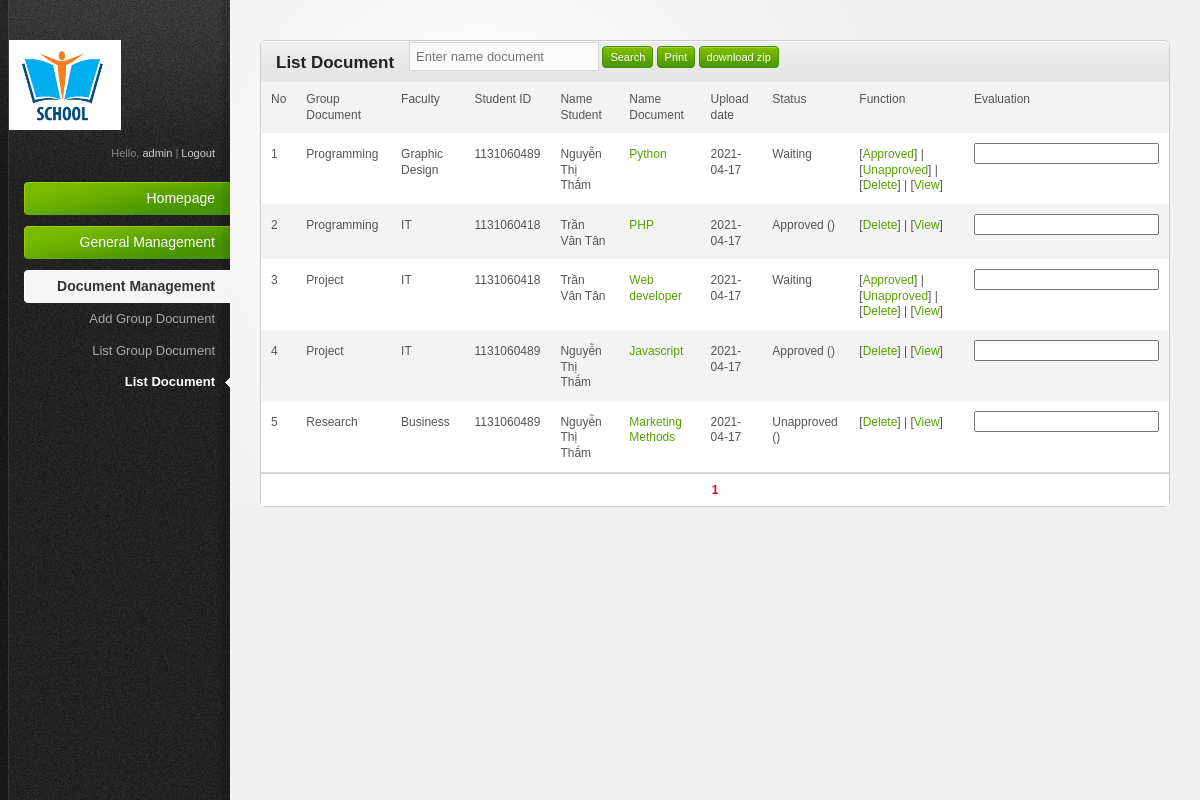
The page /admin/index.php?act=document (signed in) on the database its author committed.
### tables this page shows
CREATE TABLE IF NOT EXISTS `tbl_document` (
  `id` int(11) NOT NULL AUTO_INCREMENT,
  `id_groupDoc` int(11) NOT NULL,
  `id_faculty` int(11) NOT NULL,
  `studentID` varchar(20) NOT NULL,
  `title` varchar(100) NOT NULL,
  `uploadDate` date NOT NULL,
  `document` varchar(300) NOT NULL,
  `image` varchar(300) NOT NULL,
  `status` varchar(20) NOT NULL,
  `adminID` varchar(20) NOT NULL,
  `description` varchar(300) NOT NULL,
  PRIMARY KEY (`id`)
);

CREATE TABLE IF NOT EXISTS `tbl_groupDoc` (
  `id` int(11) NOT NULL AUTO_INCREMENT,
  `name` varchar(50) NOT NULL,
  PRIMARY KEY (`id`)
);

CREATE TABLE IF NOT EXISTS `tbl_faculty` (
  `id` int(11) NOT NULL AUTO_INCREMENT,
  `name` varchar(50) NOT NULL,
  PRIMARY KEY (`id`)
);

CREATE TABLE IF NOT EXISTS `tbl_student` (
  `studentID` varchar(20) NOT NULL,
  `password` varchar(300) NOT NULL,
  `id_faculty` int(11) NOT NULL,
  `fullname` varchar(50) NOT NULL,
  `dob` date NOT NULL,
  `phoneNum` varchar(15) NOT NULL,
  `email` varchar(30) NOT NULL,
  PRIMARY KEY (`studentID`)
);

### admin/modules/document/list.php (the view, shortened to what this page needs)
<div class="content-box-header">
	<h3>List Document</h3>
	<form>
		<?php if($_SESSION['roles']=="Admin" || $_SESSION['roles']=="Coordinator"){ ?>
		<input placeholder='Enter name document' name="name" id="searchFile"/>
		<input type="submit" value="Search" class="button">
		<?php } ?>
		<a target="_blank" href="printDocument.php?"><input type="button" value="Print" class="button"></a>
		<a target="_blank" href="downloadzip.php?"><input type="button" value="download zip" class="button"></a>
	</form>
</div>
<table>
	<tr>
		<td>No</td>
		<td>Group Document</td>
		<td>Faculty</td>
		<td>Student ID</td>
		<td>Name Student</td>
		<td>Name Document</td>
		<td>Upload date</td>
		<td>Status</td>
		<td>Function</td>
		<td>Evaluation</td>
	</tr>
<?php
$faculty_gv=$_SESSION['faculty_gv'];
if($_SESSION['roles']=="Admin" || $_SESSION['roles']=="Coordinator"){$morong=" "; $morong1="";}
else {$morong="DA.id_faculty=$faculty_gv and"; $morong1="where DA.id_faculty=$faculty_gv";}
if($_GET['id_faculty']){
	$sql="select NDA.name as 'nameGroup', CN.name as 'nameFaculty', DA.*, SV.fullname from tbl_document DA inner join tbl_groupDoc NDA on DA.id_groupDoc=NDA.id inner join tbl_faculty CN on DA.id_faculty=CN.id inner join tbl_student SV on SV.studentID=DA.studentID where $morong DA.studentID in (select studentID from tbl_student where id_faculty=$_GET[id_faculty]) order by DA.id desc";
}
else{
	$sql="select NDA.name as 'nameGroup', CN.name as 'nameFaculty', DA.*, SV.fullname from tbl_document DA inner join tbl_groupDoc NDA on DA.id_groupDoc=NDA.id inner join tbl_faculty CN on DA.id_faculty=CN.id inner join tbl_student SV on SV.studentID=DA.studentID $morong1 order by DA.id desc";
}
$qr=mysql_query($sql." limit $GLOBALS[vtbd], $GLOBALS[limit]");
$i=0;
while ($kq=mysql_fetch_array($qr)) {
	$i++;
	echo "<tr>";
		echo "<td>$i</td>";
		echo "<td>".$kq['nameGroup']."</td>";
		echo "<td>".$kq['nameFaculty']."</td>";
		echo "<td>".$kq['studentID']."</td>";
		echo "<td>".$kq['fullname']."</td>";
		echo "<td><a href='../upload/$kq[document]' target='_blank'>".$kq['title']."</a></td>";
		echo "<td>".$kq['uploadDate']."</td>";
		echo "<td>".$kq['status'];
		if($kq['status']!="Waiting"){
			$tv="select fullname from tbl_admin where adminID='$kq[adminID]'";
			$tv1=mysql_query($tv);
			$tv2=mysql_fetch_array($tv1);
			echo " ($tv2[fullname])</td><td>";
		}
		else{
			echo "</td>";
			echo "<td>[<a href='?act=document&mod=approvedDoc&id=$kq[id]&status=Approved'>Approved</a>] | [<a href='?act=document&mod=approvedDoc&id=$kq[id]&status=Unapproved'>Unapproved</a>] | ";
		}
			echo "[<a href='?act=document&mod=delete&id=$kq[id]' onclick='return checkDel()'>Delete</a>] | [<a href='?act=document&mod=seeSummary&id=$kq[id]'>View</a>]</td>";
			echo "<td><input name='evaluation".$kq[id]."' class='text-form'></td>";
	echo "</tr>";
}
?>
</table>
<?php
	if($_GET['id_faculty']) pageDivider("select count(*) from tbl_document where $morong studentID in (select studentID from tbl_student where id_faculty=$_GET[id_faculty])");
	elseif($_GET['name']) pageDivider("select count(*) from tbl_document where $morong title like'%$_GET[name]%'");
	else pageDivider("select count(*) from tbl_document DA $morong1");
?>

### admin/teamplates/css/style.css (style rules this page uses)
html { font-size: 100%; height: 100%; margin-bottom: 1px; }
body { font-family: Arial, Helvetica, sans-serif; color: #555; background: #f0f0f0 url('../images/bg-body.gif') top left repeat-y; font-size: 12px; }
h1, h2, h3, h4, h5, h6 { font-family: Helvetica, Arial, sans-serif; color: #222; font-weight: bold; }
h3 { font-size: 17px; padding: 0 0 10px 0; }
a { color: #57a000; text-decoration: none; }
.button { font-family: Verdana, Arial, sans-serif; display: inline-block; background: #459300 url('../images/bg-button-green.gif') top left repeat-x !important; border: 1px solid #459300 !important; padding: 4px 7px 4px 7px !important; color: #fff !important; font-size: 11px !important; cursor: pointer; }
.content-box-header { background: #e5e5e5 url('../images/bg-content-box.gif') top left repeat-x; margin-top: 1px; height: 40px; }
.content-box-header h3 { padding: 12px 15px 10px; float: left; }
#main-content table { width: 100%; border-collapse: collapse; }
#main-content tbody tr { background: #fff; }
#main-content tbody tr.alt-row { background: #f3f3f3; }
#main-content table td, #main-content table th { padding: 10px; line-height: 1.3em; }
form input, input.text-input, form select, form textarea, form .wysiwyg { padding: 6px; font-size: 13px; background: #fff url('../images/bg-form-field.gif') top left repeat-x; border: 1px solid #d5d5d5; color: #333; }

### admin/teamplates/css/invalid.css (style rules this page uses)
.button, #main-content table tfoot td .bulk-actions select, .pagination a.number, form input.text-input, form textarea, form .wysiwyg, form select { -moz-border-radius: 4px; -webkit-border-radius: 4px; border-radius: 4px; }
.content-box, .content-box-header, ul.content-box-tabs li a.current, .shortcut-button, .notification { -moz-border-radius: 6px; -webkit-border-radius: 6px; border-radius: 6px; }
.content-box-header { -moz-border-radius-bottomleft: 0; -moz-border-radius-bottomright: 0; -webkit-border-bottom-left-radius: 0; -webkit-border-bottom-right-radius: 0; border-bottom-left-radius: 0; border-bottom-right-radius: 0; }

### rows shown on the page
tbl_document: id_groupDoc.name "Programming", id_faculty.name "Graphic Design", studentID "1131060489", studentID.fullname "Nguyễn Thị Thắm", title "Python", uploadDate "2021-04-17", status "Waiting"
tbl_document: id_groupDoc.name "Programming", id_faculty.name "IT", studentID "1131060418", studentID.fullname "Trần Văn Tân", title "PHP", uploadDate "2021-04-17", status "Approved"
tbl_document: id_groupDoc.name "Project", id_faculty.name "IT", studentID "1131060418", studentID.fullname "Trần Văn Tân", title "Web developer", uploadDate "2021-04-17", status "Waiting"
tbl_document: id_groupDoc.name "Project", id_faculty.name "IT", studentID "1131060489", studentID.fullname "Nguyễn Thị Thắm", title "Javascript", uploadDate "2021-04-17", status "Approved"
tbl_document: id_groupDoc.name "Research", id_faculty.name "Business", studentID "1131060489", studentID.fullname "Nguyễn Thị Thắm", title "Marketing Methods", uploadDate "2021-04-17", status "Unapproved"

### other values the page prints
$_SESSION['adminID'] "admin"
